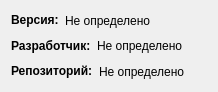
<?xml version="1.0" encoding="UTF-8"?>
<ui version="4.0">
 <class>SoftwareInformationDialog</class>
 <widget class="QDialog" name="SoftwareInformationDialog">
  <property name="windowModality">
   <enum>Qt::ApplicationModal</enum>
  </property>
  <property name="geometry">
   <rect>
    <x>0</x>
    <y>0</y>
    <width>218</width>
    <height>92</height>
   </rect>
  </property>
  <property name="sizePolicy">
   <sizepolicy hsizetype="Fixed" vsizetype="Fixed">
    <horstretch>218</horstretch>
    <verstretch>92</verstretch>
   </sizepolicy>
  </property>
  <property name="maximumSize">
   <size>
    <width>218</width>
    <height>92</height>
   </size>
  </property>
  <property name="windowTitle">
   <string>О программе</string>
  </property>
  <layout class="QHBoxLayout" name="horizontalLayout">
   <item>
    <layout class="QVBoxLayout" name="verticalLayout">
     <item>
      <layout class="QHBoxLayout" name="horizontalLayout_4">
       <item>
        <widget class="QLabel" name="label_3">
         <property name="sizePolicy">
          <sizepolicy hsizetype="Fixed" vsizetype="Fixed">
           <horstretch>0</horstretch>
           <verstretch>0</verstretch>
          </sizepolicy>
         </property>
         <property name="font">
          <font>
           <weight>75</weight>
           <bold>true</bold>
          </font>
         </property>
         <property name="text">
          <string>Версия:</string>
         </property>
        </widget>
       </item>
       <item>
        <widget class="QLabel" name="version_label">
         <property name="text">
          <string>Не определено</string>
         </property>
        </widget>
       </item>
      </layout>
     </item>
     <item>
      <layout class="QHBoxLayout" name="horizontalLayout_2">
       <item>
        <widget class="QLabel" name="label_2">
         <property name="sizePolicy">
          <sizepolicy hsizetype="Fixed" vsizetype="Fixed">
           <horstretch>0</horstretch>
           <verstretch>0</verstretch>
          </sizepolicy>
         </property>
         <property name="font">
          <font>
           <weight>75</weight>
           <bold>true</bold>
          </font>
         </property>
         <property name="text">
          <string>Разработчик:</string>
         </property>
        </widget>
       </item>
       <item>
        <widget class="QLabel" name="developer_label">
         <property name="text">
          <string>Не определено</string>
         </property>
        </widget>
       </item>
      </layout>
     </item>
     <item>
      <layout class="QHBoxLayout" name="horizontalLayout_3">
       <item>
        <widget class="QLabel" name="label">
         <property name="sizePolicy">
          <sizepolicy hsizetype="Fixed" vsizetype="Fixed">
           <horstretch>0</horstretch>
           <verstretch>0</verstretch>
          </sizepolicy>
         </property>
         <property name="font">
          <font>
           <weight>75</weight>
           <bold>true</bold>
          </font>
         </property>
         <property name="text">
          <string>Репозиторий:</string>
         </property>
        </widget>
       </item>
       <item>
        <widget class="QLabel" name="repository_label">
         <property name="text">
          <string>Не определено</string>
         </property>
        </widget>
       </item>
      </layout>
     </item>
    </layout>
   </item>
  </layout>
 </widget>
 <resources/>
 <connections/>
</ui>
